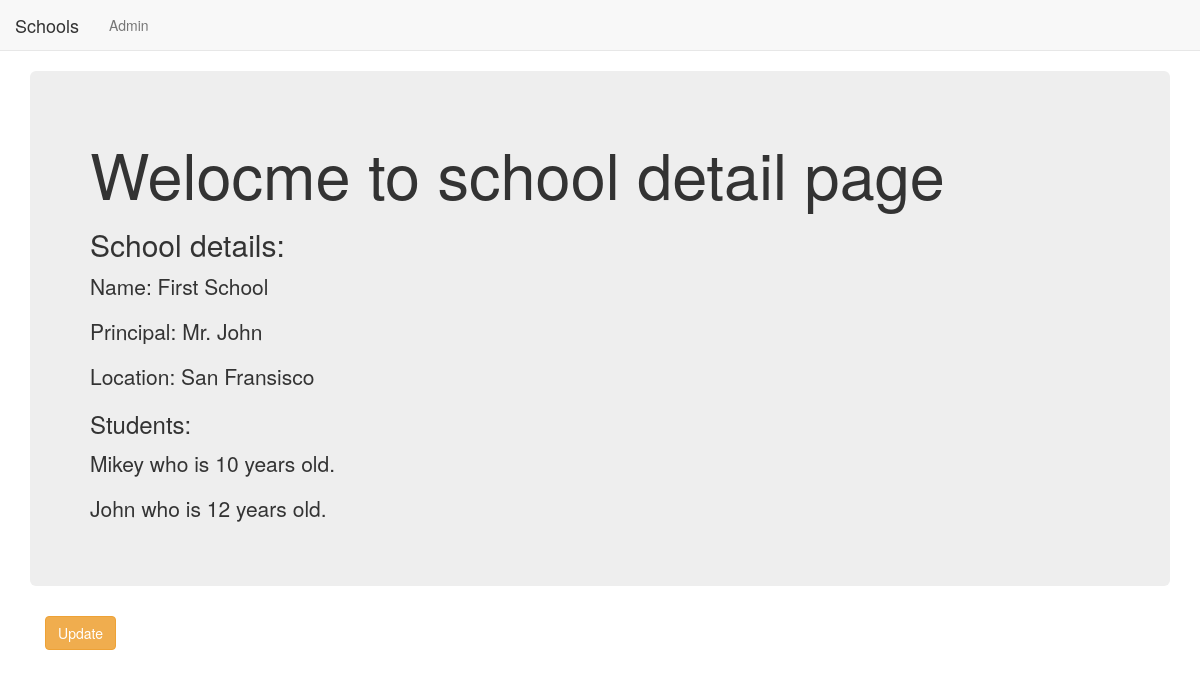
/basic_app/1/, run on the app's committed database.
### basic_app/models.py (models this page shows, shortened)
class School(models.Model):
    name = models.CharField(max_length=256)
    principal = models.CharField(max_length=256)
    location = models.CharField(max_length=256)

class Student(models.Model):
    name = models.CharField(max_length=256)
    age = models.PositiveIntegerField()
    school = models.ForeignKey(School,related_name='students',on_delete=models.CASCADE)

### basic_app/views.py (the view)
# urls.py: url(r'^(?P<pk>\d+)/$',views.SchoolDetailView.as_view(),name='detail'),
class SchoolDetailView(DetailView):
    context_object_name = "school_detail"
    model = models.School
    template_name = 'basic_app/school_detail.html'

### basic_app/templates/basic_app/school_detail.html
{% extends 'basic_app/basic_app_base.html'%}
{% block body_block %}
<div class="jumbotron">
    <h1>Welocme to school detail page</h1>
    <h2>School details:</h2>
    <p>Name: {{school_detail.name}}</p>
    <p>Principal: {{school_detail.principal}}</p>
    <p>Location: {{school_detail.location}}</p>
    <h3>Students:</h3>
    {% for student in school_detail.students.all %}
      <p>{{student.name}} who is {{student.age}} years old.</p>
    {% endfor %}
</div>
<div class="container">
  <p><a class="btn btn-warning" href="{url 'basic_app:update' pk=school_detail.pk}">Update</a></p>
</div>
{% endblock %}

### data on the page
School: name "First School", principal "Mr. John", location "San Fransisco"
Student: name "Mikey", age "10"
Student: name "John", age "12"
